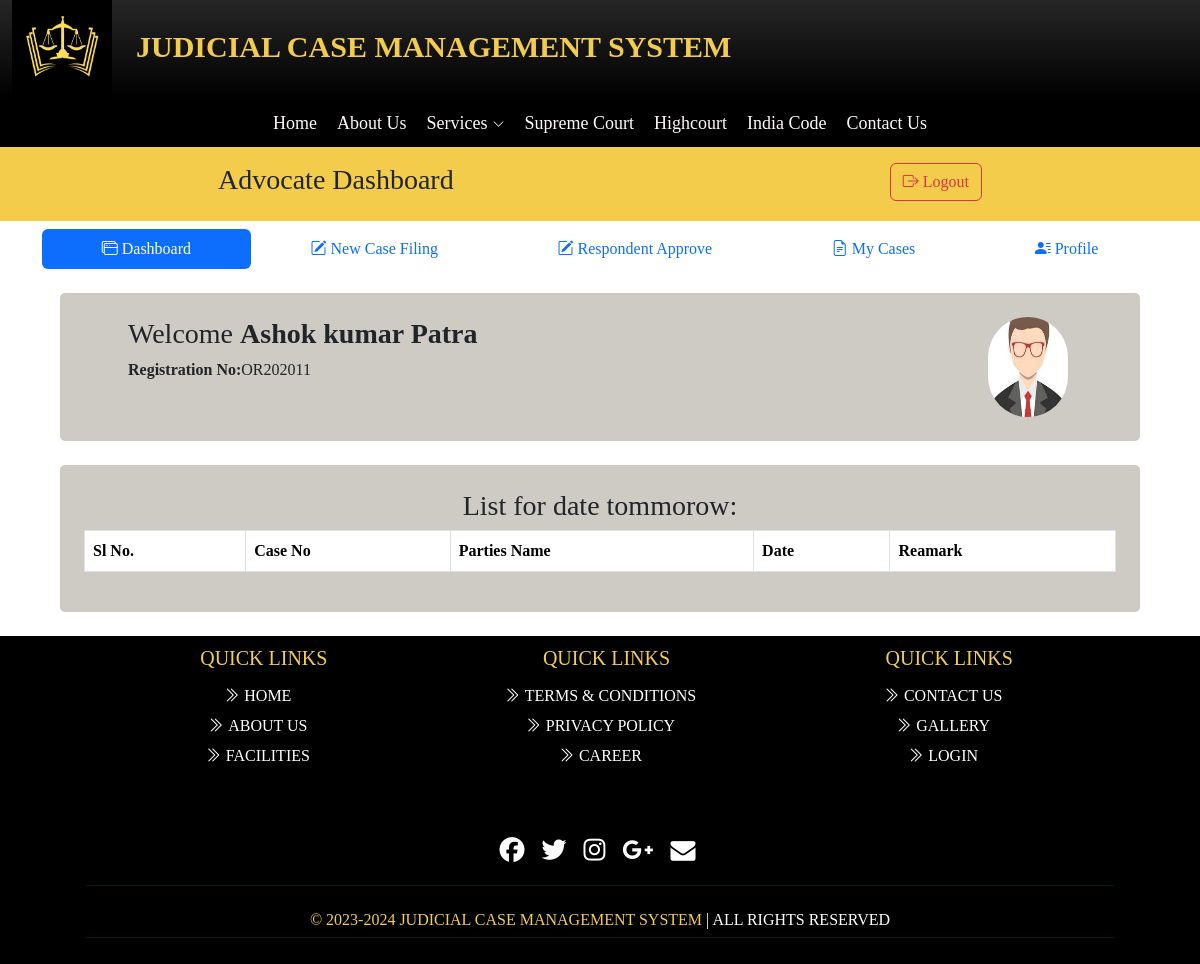
The app's page /Advocate/dashboard.php (signed in) with its own data.
### tables this page shows
CREATE TABLE `advocate_info` (
  `a_slno` int(11) NOT NULL,
  `a_regd` varchar(20) NOT NULL,
  `a_name` varchar(50) NOT NULL,
  `a_email` varchar(50) NOT NULL,
  `a_phn` bigint(50) NOT NULL,
  `a_pass` varchar(50) NOT NULL,
  `a_path` varchar(40) NOT NULL,
  `status` tinyint(1) NOT NULL
);

### Advocate/dashboard.php (the view, shortened to what this page needs)
<?php
include '../dbcon.php';
$is = $_SESSION['username'];
$sql = "select * from `advocate_info` where  `a_email` = '$is' ";
$result = mysqli_query($con, $sql);
if (mysqli_num_rows($result) > 0) {
    while ($row = mysqli_fetch_array($result)) {
        $Name = $row['a_name'];
        $Regd = $row['a_regd'];
        $img = $row['a_path'];
    }
} else {
    echo "Unable to Show your Information";
}
?>
<!DOCTYPE html>
<html lang="en">
<head>
</head>
<body>
    <?php include 'head.php'; ?>
    <?php include 'a_nav.php'; ?>
    <div class="container row boxtbl ">
        <div class="row">
            <div class="col-auto me-auto">
                <h3>Welcome <strong><?php echo $Name; ?></strong></h3>
                <h6 class="d-inline-flex"><strong>Registration No:</strong><?php echo $Regd; ?> </h6>
            </div>
            <div class="col-2"><img class="round" src="<?php echo $img; ?>" alt="logo" height="100" width="80"></div>
        </div>
    </div>
    <div class="container boxtbl">
        <h3 class="text-center">List for date tommorow:</h3>
        <table class="table table-striped table-hover table-bordered">
            <thead>
                <tr>
                    <th>Sl No.</th>
                    <th>Case No</th>
                    <th>Parties Name</th>
                    <th>Date</th>
                    <th>Reamark</th>
                </tr>
            </thead>
        </table>
    </div>
    <?php include 'foot.php'; ?>
</body>
</html>

### assets/css/nav.css (style rules this page uses)
body { font-family: Georgia, 'Cambria'; }
.boxtbl { padding: 2%; margin: 2% auto; width: 60%; background: rgb(206, 202, 196) !important; border-radius: 5px; }
*, *::before, *::after { box-sizing: border-box; }
.row { --bs-gutter-x: -5.5rem; }

### Advocate/dashboard.php (style rules this page uses)
.round { border-radius: 70px; }

### Advocate/head.php (style rules this page uses)
.boxtbl { padding: 2%; margin: 2% auto; width: 90%; background: rgb(206, 202, 196) !important; border-radius: 5px; }

### records on screen
advocate_info: a_name "Ashok kumar Patra", a_regd "OR202011", a_path (picture)
